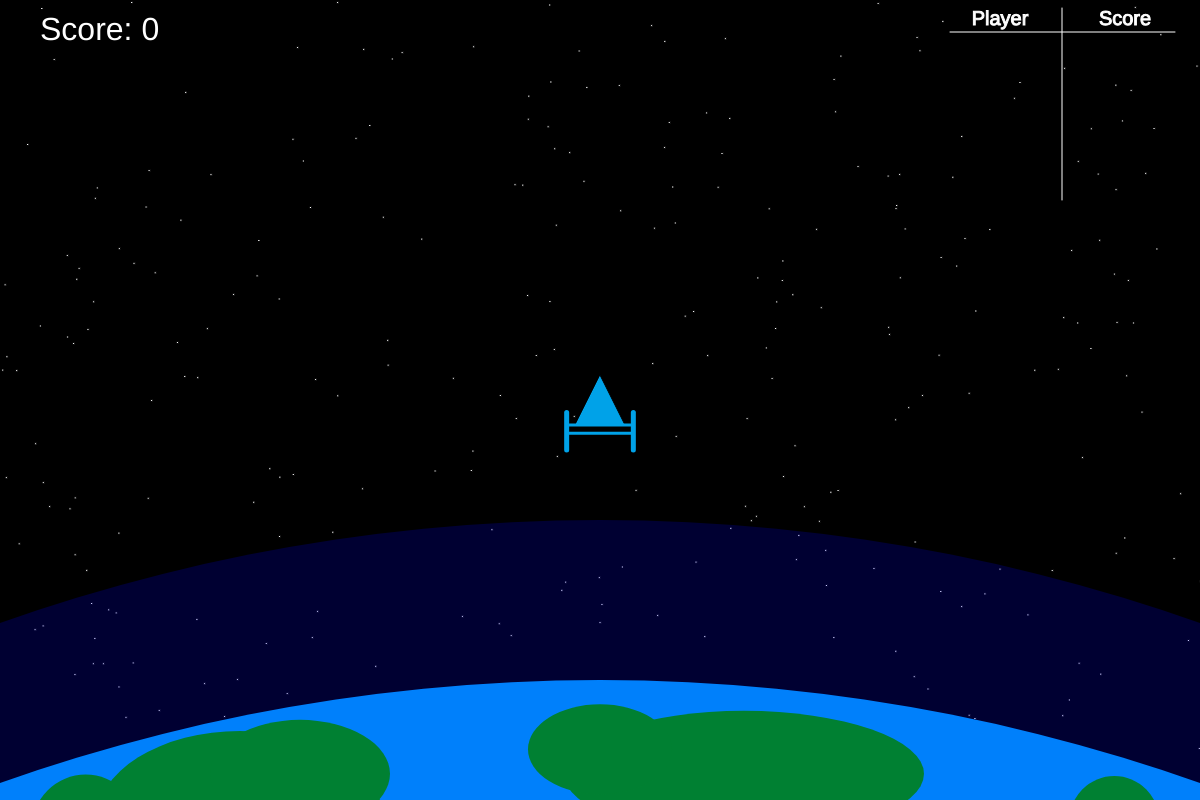
Frame 1 (no input)
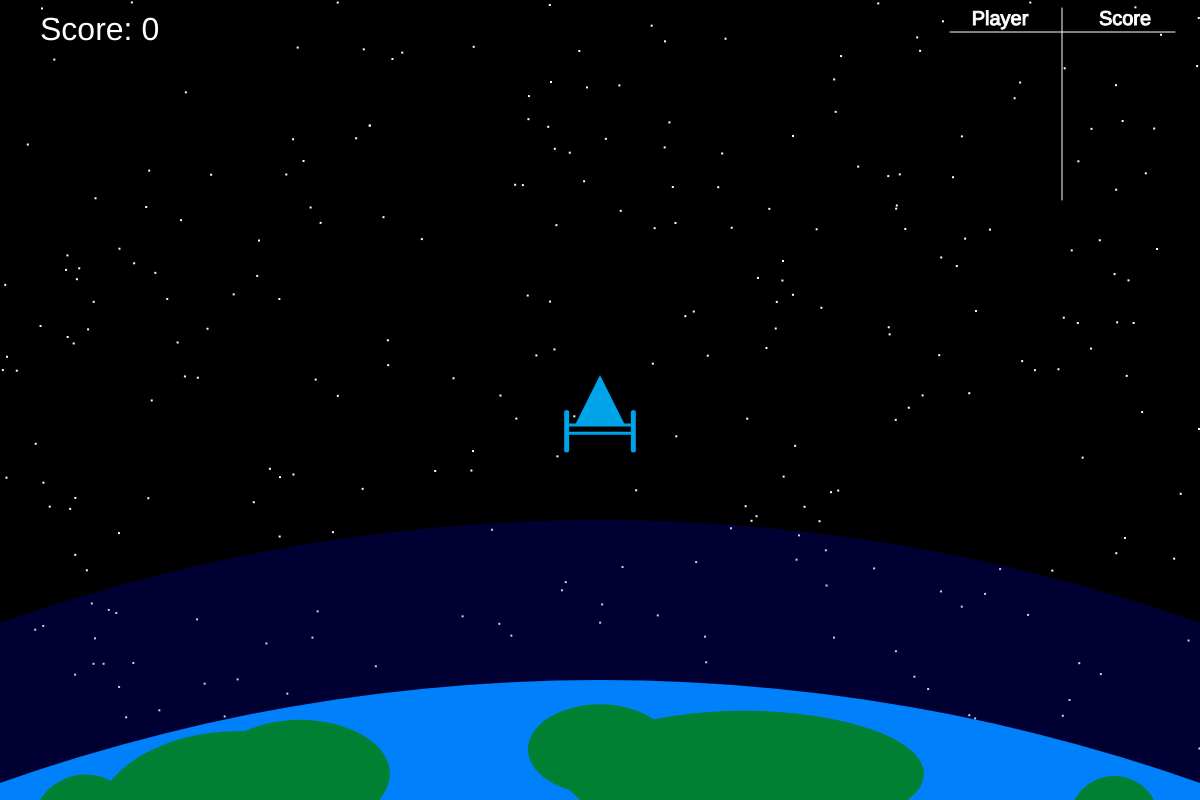
Frame 60 (no input)
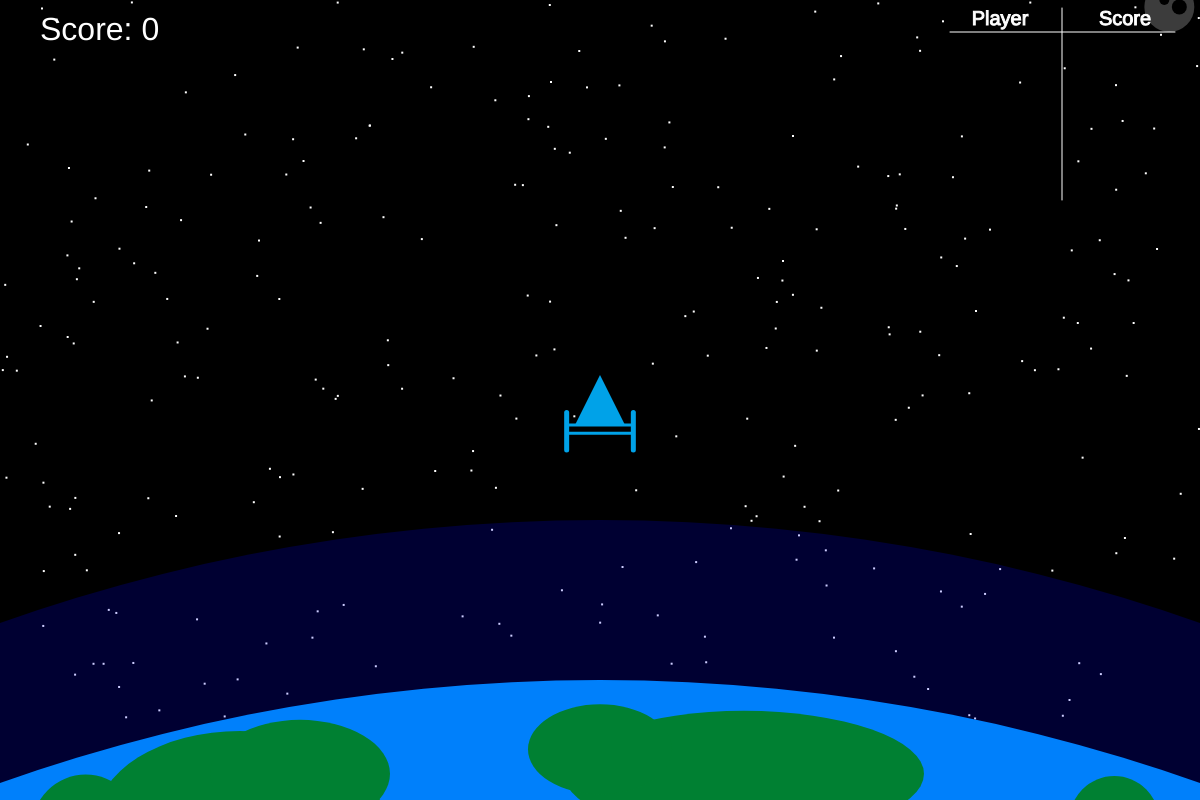
Frame 120 (the mouse pressed at the canvas centre since frame 60)

The p5.js sketch that drew these frames (run headless with seeded random() and noise() and a simulated clock; from frame 60 on, the mouse is pressed at the canvas centre):

// p5.js sketch
// ── sketch.js
(function(_0x19e6a6,_0x949fdf){var _0x223472=_0x4945,_0x5a16be=_0x19e6a6();while(!![]){try{var _0x1b9de8=parseInt(_0x223472(0x1f4))/0x1+parseInt(_0x223472(0x1f7))/0x2+-parseInt(_0x223472(0x1f6))/0x3*(parseInt(_0x223472(0x1fa))/0x4)+parseInt(_0x223472(0x203))/0x5+-parseInt(_0x223472(0x1f8))/0x6+-parseInt(_0x223472(0x201))/0x7+-parseInt(_0x223472(0x1ec))/0x8*(-parseInt(_0x223472(0x1f1))/0x9);if(_0x1b9de8===_0x949fdf)break;else _0x5a16be['push'](_0x5a16be['shift']());}catch(_0x377992){_0x5a16be['push'](_0x5a16be['shift']());}}}(_0x5031,0x2852e));var spaceship,asteroids,atmosphereLoc,atmosphereSize,earthLoc,earthSize,starLocs=[],currentLevel,currentIncr,showSpawnRateIncr,gameOverBool=![],input,players=[];function setup(){createCanvas(0x4b0,0x320),spaceship=new Spaceship(),asteroids=new AsteroidSystem(),atmosphereLoc=new createVector(width/0x2,height*2.9),atmosphereSize=new createVector(width*0x3,width*0x3),earthLoc=new createVector(width/0x2,height*3.1),earthSize=new createVector(width*0x3,width*0x3),currentLevel=0x1,currentIncr=0x0,showSpawnRateIncr=![];}function draw(){var _0xc8c3f9=_0x4945;background(0x0),sky(),spaceship['run'](),asteroids[_0xc8c3f9(0x1f2)](),drawEarth(),checkCollisions(spaceship,asteroids),levelUp(),scoreboard();}function drawEarth(){noStroke(),fill(0x0,0x0,0xff,0x32),ellipse(atmosphereLoc['x'],atmosphereLoc['y'],atmosphereSize['x'],atmosphereSize['y']),fill(0x0,0x80,0xfb),ellipse(earthLoc['x'],earthLoc['y'],earthSize['x'],earthSize['y']),fill(0x0,0x80,0x32),ellipse(earthLoc['x']-earthSize['x']/0xa,earthLoc['y']-earthSize['y']/2.17,earthSize['x']*0.08,earthSize['y']*0.05),ellipse(earthLoc['x']-earthSize['x']/0xc,earthLoc['y']-earthSize['y']/2.11,earthSize['x']*0.05,earthSize['y']*0.03),ellipse(earthLoc['x']-earthSize['x']/0x7,earthLoc['y']-earthSize['y']/2.18,earthSize['x']*0.03,earthSize['y']*0.03),ellipse(earthLoc['x']+earthSize['x']/0x19,earthLoc['y']-earthSize['y']/2.11,earthSize['x']*0.1,earthSize['y']*0.035),ellipse(earthLoc['x'],earthLoc['y']-earthSize['y']/2.08,earthSize['x']*0.04,earthSize['y']*0.025),ellipse(earthLoc['x']+earthSize['x']/0x7,earthLoc['y']-earthSize['y']/2.17,earthSize['x']*0.025,earthSize['y']*0.025);}function _0x4945(_0x1ee918,_0x2d5737){var _0x5031d6=_0x5031();return _0x4945=function(_0x494530,_0x30a0c3){_0x494530=_0x494530-0x1e5;var _0x416c07=_0x5031d6[_0x494530];return _0x416c07;},_0x4945(_0x1ee918,_0x2d5737);}function _0x5031(){var _0xa2d29b=['location','8yfPGWU','size','value','Final\x20score:\x20','score','3107043MXcFir','run','remove','301743aeVNOJ','Score','49431FEHNcg','229894uNkTlk','1071408NHHilZ','Press\x20ENTER\x20to\x20restart','76TANIUY','Player','GAME\x20OVER','length','sort','Score:\x20','Add\x20your\x20name\x20to\x20the\x20leaderboard:','1996505izvmUA','bullets','900475FuuQeP','splice','setNearEarth','destroyed','diams','bulletSys','locations','diam','name','push'];_0x5031=function(){return _0xa2d29b;};return _0x5031();}function checkCollisions(_0x300e11,_0x322daf){var _0xb09442=_0x4945;for(let _0x20857d=0x0;_0x20857d<_0x322daf[_0xb09442(0x1e7)][_0xb09442(0x1fd)];_0x20857d++){isInside(_0x322daf[_0xb09442(0x1e7)][_0x20857d],_0x322daf[_0xb09442(0x1e5)][_0x20857d],_0x300e11[_0xb09442(0x1eb)],_0x300e11[_0xb09442(0x1ed)])&&gameOver();}for(let _0x4789bb=0x0;_0x4789bb<_0x322daf[_0xb09442(0x1e7)]['length'];_0x4789bb++){isInside(_0x322daf[_0xb09442(0x1e7)][_0x4789bb],_0x322daf[_0xb09442(0x1e5)][_0x4789bb],earthLoc,earthSize['x'])&&gameOver();}isInside(_0x300e11[_0xb09442(0x1eb)],_0x300e11[_0xb09442(0x1ed)],earthLoc,earthSize['x'])&&gameOver();isInside(_0x300e11['location'],_0x300e11[_0xb09442(0x1ed)],atmosphereLoc,atmosphereSize['x'])&&_0x300e11[_0xb09442(0x205)]();for(let _0xd6306c=0x0;_0xd6306c<_0x300e11[_0xb09442(0x1e6)][_0xb09442(0x202)][_0xb09442(0x1fd)];_0xd6306c++){for(let _0x388d55=0x0;_0x388d55<_0x322daf['locations']['length'];_0x388d55++){isInside(_0x322daf[_0xb09442(0x1e7)][_0x388d55],_0x322daf[_0xb09442(0x1e5)][_0x388d55],_0x300e11['bulletSys'][_0xb09442(0x202)][_0xd6306c],_0x300e11[_0xb09442(0x1e6)][_0xb09442(0x1e8)])&&_0x322daf['destroy'](_0x388d55);}}}function isInside(_0x420483,_0x461c5b,_0xfc0bfa,_0x307a67){let _0x1ba774=_0x461c5b/0x2,_0x3fa173=_0x307a67/0x2,_0x1db695=dist(_0x420483['x'],_0x420483['y'],_0xfc0bfa['x'],_0xfc0bfa['y']);if(_0x1db695<=_0x1ba774+_0x3fa173)return!![];else return![];}function levelUp(){var _0x336276=_0x4945;fill(0xff),textSize(0x20),text(_0x336276(0x1ff)+asteroids[_0x336276(0x206)],0x28,0x28);asteroids[_0x336276(0x206)]%0xa===0x0&&asteroids['destroyed']!==0x0&&asteroids[_0x336276(0x206)]!==currentIncr&&(currentIncr=asteroids[_0x336276(0x206)],currentLevel++,asteroids['spawnRate']*=0x1+currentLevel*0.01,showSpawnRateIncr=!![]);if(showSpawnRateIncr){let _0x4fb4fb=currentLevel-0x1;fill(0x0,0x80,0x0),textSize(0x18),text('Spawn\x20Rate:\x20+'+_0x4fb4fb+'%',0x28,0x50);}}function keyPressed(){var _0x605e0d=_0x4945;keyIsPressed&&keyCode===0x20&&spaceship['fire']();if(keyIsPressed&&keyCode===0xd){if(gameOverBool){if(input[_0x605e0d(0x1ee)]()==''){restartGame();return;}let _0x12d7ea={'name':input['value'](),'score':asteroids[_0x605e0d(0x206)]};players[_0x605e0d(0x1ea)](_0x12d7ea),restartGame();}}}function gameOver(){var _0x136fc1=_0x4945;push(),fill(0xff,0x0,0x0),textSize(0x50),textAlign(CENTER),text(_0x136fc1(0x1fc),width/0x2,height/0x2),fill(0x0,0xff,0x0),textSize(0x1e),text(_0x136fc1(0x1f9),width/0x2,height/0x2+0x64),textSize(0x28),fill(0xff),text(_0x136fc1(0x1ef)+asteroids[_0x136fc1(0x206)],width/0x2,height/0x2+0x32),fill(0xff),textSize(0x14),text(_0x136fc1(0x200),width/0x2-0x3c,height/0x2-0x50),input=createInput(''),input['position'](width/0x2+0x5f,height/0x2-0x64),input[_0x136fc1(0x1ed)](0x64),noLoop(),pop(),gameOverBool=!![];}function restartGame(){var _0x260f8c=_0x4945;spaceship=new Spaceship(),asteroids=new AsteroidSystem(),asteroids[_0x260f8c(0x206)]=0x0,currentLevel=0x1,currentIncr=0x0,showSpawnRateIncr=![],gameOverBool=![],input[_0x260f8c(0x1f3)](),players[_0x260f8c(0x1fe)](function(_0x253866,_0x4fd706){var _0x78b6fc=_0x260f8c;return _0x4fd706[_0x78b6fc(0x1f0)]-_0x253866[_0x78b6fc(0x1f0)];}),loop();}function scoreboard(){var _0x4fc829=_0x4945;push(),stroke(0xff),strokeWeight(0x1),line(width-0xfa,0x20,width-0x19,0x20),line(width-0x8a,0x8,width-0x8a,0xc8),fill(0xff),textSize(0x14),textAlign(CENTER),text(_0x4fc829(0x1fb),width-0xc8,0x19),text(_0x4fc829(0x1f5),width-0x4b,0x19);for(var _0x15e5dc=0x0;_0x15e5dc<players['length'];_0x15e5dc++){text(players[_0x15e5dc][_0x4fc829(0x1e9)],width-0xc8,0x32+_0x15e5dc*0x19),text(players[_0x15e5dc][_0x4fc829(0x1f0)],width-0x4b,0x32+_0x15e5dc*0x19);}pop();}function sky(){var _0x177a2f=_0x4945;push();while(starLocs[_0x177a2f(0x1fd)]<0x12c){starLocs[_0x177a2f(0x1ea)](new createVector(random(width),random(height)));}fill(0xff);for(var _0x335938=0x0;_0x335938<starLocs['length'];_0x335938++){rect(starLocs[_0x335938]['x'],starLocs[_0x335938]['y'],0x2,0x2);}if(random(0x1)<0.3)starLocs[_0x177a2f(0x204)](int(random(starLocs[_0x177a2f(0x1fd)])),0x1);pop();}

// ── asteroidSystem.js
function _0x28ee(_0xccebe9,_0x42da63){var _0x57c77a=_0x57c7();return _0x28ee=function(_0x28eeae,_0x271af7){_0x28eeae=_0x28eeae-0x161;var _0x43ac45=_0x57c77a[_0x28eeae];return _0x43ac45;},_0x28ee(_0xccebe9,_0x42da63);}var _0x1250f1=_0x28ee;(function(_0x284582,_0x49c79b){var _0x331c87=_0x28ee,_0x34de13=_0x284582();while(!![]){try{var _0x1da2bd=parseInt(_0x331c87(0x174))/0x1*(parseInt(_0x331c87(0x171))/0x2)+-parseInt(_0x331c87(0x165))/0x3+parseInt(_0x331c87(0x172))/0x4*(parseInt(_0x331c87(0x17c))/0x5)+parseInt(_0x331c87(0x17f))/0x6*(parseInt(_0x331c87(0x167))/0x7)+parseInt(_0x331c87(0x176))/0x8*(-parseInt(_0x331c87(0x161))/0x9)+-parseInt(_0x331c87(0x178))/0xa+parseInt(_0x331c87(0x16e))/0xb;if(_0x1da2bd===_0x49c79b)break;else _0x34de13['push'](_0x34de13['shift']());}catch(_0x47a5cb){_0x34de13['push'](_0x34de13['shift']());}}}(_0x57c7,0xa808a));function _0x57c7(){var _0x523657=['applyForce','785icJSIr','mult','110216NEWVyv','velocities','8667190EqpxNL','sub','move','locations','26335JtJsPj','Vector','diams','1245918HZDxwS','792tcXZve','spawn','add','spawnRate','3803409tkRkiQ','push','7MTCQvX','destroyed','length','calcGravity','splice','accelerations','run','26820519LwNoVT','normalize','draw','1312kxfdWi','664qMOMjn'];_0x57c7=function(){return _0x523657;};return _0x57c7();}class AsteroidSystem{constructor(){var _0x8a0b5d=_0x28ee;this[_0x8a0b5d(0x17b)]=[],this['velocities']=[],this[_0x8a0b5d(0x16c)]=[],this[_0x8a0b5d(0x17e)]=[],this[_0x8a0b5d(0x168)]=0x0,this[_0x8a0b5d(0x164)]=0.01;}[_0x1250f1(0x16d)](){var _0x548f80=_0x1250f1;this[_0x548f80(0x162)](),this[_0x548f80(0x17a)](),this[_0x548f80(0x170)]();}[_0x1250f1(0x162)](){var _0x4efbda=_0x1250f1;random(0x1)<this[_0x4efbda(0x164)]&&(this['accelerations']['push'](new createVector(0x0,random(0.1,0x1))),this[_0x4efbda(0x177)][_0x4efbda(0x166)](new createVector(0x0,0x0)),this[_0x4efbda(0x17b)][_0x4efbda(0x166)](new createVector(random(width),0x0)),this[_0x4efbda(0x17e)][_0x4efbda(0x166)](random(0x1e,0x32)));}['move'](){var _0x4bce4a=_0x1250f1;for(var _0x2275ab=0x0;_0x2275ab<this[_0x4bce4a(0x17b)]['length'];_0x2275ab++){this[_0x4bce4a(0x177)][_0x2275ab][_0x4bce4a(0x163)](this[_0x4bce4a(0x16c)][_0x2275ab]),this['locations'][_0x2275ab][_0x4bce4a(0x163)](this[_0x4bce4a(0x177)][_0x2275ab]),this[_0x4bce4a(0x16c)][_0x2275ab][_0x4bce4a(0x175)](0x0);}}['applyForce'](_0x3bce7a){var _0x5e9f12=_0x1250f1;for(var _0x55bd15=0x0;_0x55bd15<this['locations']['length'];_0x55bd15++){this[_0x5e9f12(0x16c)][_0x55bd15][_0x5e9f12(0x163)](_0x3bce7a);}}[_0x1250f1(0x170)](){var _0x3929d1=_0x1250f1;noStroke();for(var _0x4a363c=0x0;_0x4a363c<this[_0x3929d1(0x17b)][_0x3929d1(0x169)];_0x4a363c++){fill(0x3c),ellipse(this[_0x3929d1(0x17b)][_0x4a363c]['x'],this[_0x3929d1(0x17b)][_0x4a363c]['y'],this[_0x3929d1(0x17e)][_0x4a363c],this[_0x3929d1(0x17e)][_0x4a363c]),fill(0x0),ellipse(this['locations'][_0x4a363c]['x']-0x5,this['locations'][_0x4a363c]['y']-0x7,this['diams'][_0x4a363c]*0.2,this['diams'][_0x4a363c]*0.2),ellipse(this['locations'][_0x4a363c]['x']+0xa,this[_0x3929d1(0x17b)][_0x4a363c]['y'],this[_0x3929d1(0x17e)][_0x4a363c]*0.3,this[_0x3929d1(0x17e)][_0x4a363c]*0.3);}}[_0x1250f1(0x16a)](_0x4a4784){var _0x58d811=_0x1250f1;for(var _0x353676=0x0;_0x353676<this['locations'][_0x58d811(0x169)];_0x353676++){var _0x407065=p5[_0x58d811(0x17d)][_0x58d811(0x179)](_0x4a4784,this['locations'][_0x353676]);_0x407065[_0x58d811(0x16f)](),_0x407065[_0x58d811(0x175)](0.001),this[_0x58d811(0x173)](_0x407065);}}['destroy'](_0x41ee5a){var _0x372389=_0x1250f1;this[_0x372389(0x17b)][_0x372389(0x16b)](_0x41ee5a,0x1),this['velocities'][_0x372389(0x16b)](_0x41ee5a,0x1),this['accelerations']['splice'](_0x41ee5a,0x1),this['diams'][_0x372389(0x16b)](_0x41ee5a,0x1),this[_0x372389(0x168)]+=0x1;}}

// ── bulletSystem.js
var _0xae2cc7=_0x1a19;(function(_0x51b331,_0x5f1020){var _0x3fd99c=_0x1a19,_0x40044c=_0x51b331();while(!![]){try{var _0x35a2ce=-parseInt(_0x3fd99c(0x188))/0x1+parseInt(_0x3fd99c(0x17b))/0x2+parseInt(_0x3fd99c(0x186))/0x3+-parseInt(_0x3fd99c(0x17e))/0x4+parseInt(_0x3fd99c(0x18a))/0x5+-parseInt(_0x3fd99c(0x185))/0x6+-parseInt(_0x3fd99c(0x17c))/0x7*(-parseInt(_0x3fd99c(0x189))/0x8);if(_0x35a2ce===_0x5f1020)break;else _0x40044c['push'](_0x40044c['shift']());}catch(_0x13a4f8){_0x40044c['push'](_0x40044c['shift']());}}}(_0x2750,0xdd646));class BulletSystem{constructor(){this['bullets']=[],this['velocity']=new createVector(0x0,-0x5),this['diam']=0xa;}[_0xae2cc7(0x17d)](){var _0x9758b6=_0xae2cc7;this[_0x9758b6(0x17f)](),this['draw'](),this[_0x9758b6(0x181)]();}[_0xae2cc7(0x182)](_0x4c3798,_0x215f6d){var _0x30b248=_0xae2cc7;this[_0x30b248(0x183)]['push'](createVector(_0x4c3798,_0x215f6d));}['draw'](){var _0x2f7859=_0xae2cc7;for(var _0x493599=0x0;_0x493599<this['bullets']['length'];_0x493599++){fill(0xff,0xff,0x0),ellipse(this[_0x2f7859(0x183)][_0x493599]['x'],this[_0x2f7859(0x183)][_0x493599]['y'],this[_0x2f7859(0x180)],this['diam']),push(),stroke(0xff,0xff,0x0),strokeWeight(this['diam']),line(this[_0x2f7859(0x183)][_0x493599]['x'],this[_0x2f7859(0x183)][_0x493599]['y'],this[_0x2f7859(0x183)][_0x493599]['x'],this[_0x2f7859(0x183)][_0x493599]['y']+0x14),pop();}}[_0xae2cc7(0x17f)](){var _0x3732fb=_0xae2cc7;for(var _0x412fab=0x0;_0x412fab<this['bullets'][_0x3732fb(0x187)];_0x412fab++){this[_0x3732fb(0x183)][_0x412fab]['y']+=this['velocity']['y'];}}[_0xae2cc7(0x181)](){var _0xcfb3a1=_0xae2cc7;for(let _0x3f03b8=0x0;_0x3f03b8<this[_0xcfb3a1(0x183)]['length'];_0x3f03b8++){this[_0xcfb3a1(0x183)][_0x3f03b8]['y']<0x0&&this[_0xcfb3a1(0x183)][_0xcfb3a1(0x184)](_0x3f03b8,0x1);}}}function _0x1a19(_0x361259,_0x468488){var _0x275017=_0x2750();return _0x1a19=function(_0x1a19ed,_0x26caeb){_0x1a19ed=_0x1a19ed-0x17b;var _0x1d20ea=_0x275017[_0x1a19ed];return _0x1d20ea;},_0x1a19(_0x361259,_0x468488);}function _0x2750(){var _0x48168a=['312toOMay','4536355xRmjEp','336864qIqdlT','23093AjFdkn','run','3438728bKpXqi','move','diam','edges','fire','bullets','splice','893256oNfslN','3524877JERFqZ','length','463943RVolfQ'];_0x2750=function(){return _0x48168a;};return _0x2750();}

// ── spaceship.js
var _0x2205a2=_0x476d;function _0x476d(_0x5088b3,_0x25a264){var _0x22ec99=_0x22ec();return _0x476d=function(_0x476d40,_0x34ec29){_0x476d40=_0x476d40-0x17c;var _0x5a9d57=_0x22ec99[_0x476d40];return _0x5a9d57;},_0x476d(_0x5088b3,_0x25a264);}(function(_0x151d6a,_0x1877f6){var _0x2a1d34=_0x476d,_0x579c73=_0x151d6a();while(!![]){try{var _0x40c45c=-parseInt(_0x2a1d34(0x190))/0x1*(parseInt(_0x2a1d34(0x183))/0x2)+parseInt(_0x2a1d34(0x194))/0x3+-parseInt(_0x2a1d34(0x180))/0x4+-parseInt(_0x2a1d34(0x19c))/0x5+-parseInt(_0x2a1d34(0x182))/0x6*(-parseInt(_0x2a1d34(0x18b))/0x7)+-parseInt(_0x2a1d34(0x18e))/0x8+parseInt(_0x2a1d34(0x17e))/0x9;if(_0x40c45c===_0x1877f6)break;else _0x579c73['push'](_0x579c73['shift']());}catch(_0x40157b){_0x579c73['push'](_0x579c73['shift']());}}}(_0x22ec,0xaac33));function _0x22ec(){var _0x213cfb=['location','23117715NyLbVJ','edges','3409624TQaWqp','applyForce','346950QKYBSp','358226QVibDJ','move','copy','mainBoosterOn','maxVelocity','interaction','bulletSys','keyReleased','63EXQGSa','size','add','8454464mEScmv','acceleration','5AnfcNi','limit','setNearEarth','fire','1961910vxFeSQ','friction','leftBooseterOn','velocity','leftBoosterOn','mult','draw','rightBoosterOn','1194040mBFUek','run'];_0x22ec=function(){return _0x213cfb;};return _0x22ec();}class Spaceship{constructor(){var _0x278426=_0x476d;this[_0x278426(0x197)]=new createVector(0x0,0x0),this[_0x278426(0x17d)]=new createVector(width/0x2,height/0x2),this[_0x278426(0x18f)]=new createVector(0x0,0x0),this['maxVelocity']=0x5,this[_0x278426(0x189)]=new BulletSystem(),this[_0x278426(0x18c)]=0x32,this[_0x278426(0x186)]=![],this[_0x278426(0x19b)]=![],this[_0x278426(0x196)]=![];}['run'](){var _0x197781=_0x476d;this['bulletSys'][_0x197781(0x17c)](),this[_0x197781(0x19a)](),this[_0x197781(0x184)](),this[_0x197781(0x17f)](),this[_0x197781(0x188)](),this[_0x197781(0x18a)]();}[_0x2205a2(0x19a)](){var _0x5c0d93=_0x2205a2;fill(0x0,0xa2,0xe8),triangle(this[_0x5c0d93(0x17d)]['x']-this[_0x5c0d93(0x18c)]/0x2,this[_0x5c0d93(0x17d)]['y']+this[_0x5c0d93(0x18c)]/0x2,this[_0x5c0d93(0x17d)]['x']+this[_0x5c0d93(0x18c)]/0x2,this[_0x5c0d93(0x17d)]['y']+this['size']/0x2,this[_0x5c0d93(0x17d)]['x'],this['location']['y']-this['size']/0x2),strokeWeight(0x3),stroke(0x0,0xa2,0xe8),line(this[_0x5c0d93(0x17d)]['x']-this[_0x5c0d93(0x18c)]/1.5,this[_0x5c0d93(0x17d)]['y']+this[_0x5c0d93(0x18c)]/0x2,this[_0x5c0d93(0x17d)]['x']+this[_0x5c0d93(0x18c)]/1.5,this[_0x5c0d93(0x17d)]['y']+this[_0x5c0d93(0x18c)]/0x2),line(this[_0x5c0d93(0x17d)]['x']-this[_0x5c0d93(0x18c)]/1.5,this[_0x5c0d93(0x17d)]['y']+this[_0x5c0d93(0x18c)]/1.5,this[_0x5c0d93(0x17d)]['x']+this['size']/1.5,this['location']['y']+this[_0x5c0d93(0x18c)]/1.5),strokeWeight(0x5),line(this[_0x5c0d93(0x17d)]['x']-this[_0x5c0d93(0x18c)]/1.5,this[_0x5c0d93(0x17d)]['y']+this[_0x5c0d93(0x18c)]/0x4,this[_0x5c0d93(0x17d)]['x']-this[_0x5c0d93(0x18c)]/1.5,this[_0x5c0d93(0x17d)]['y']+this[_0x5c0d93(0x18c)]),line(this['location']['x']+this[_0x5c0d93(0x18c)]/1.5,this[_0x5c0d93(0x17d)]['y']+this[_0x5c0d93(0x18c)]/0x4,this[_0x5c0d93(0x17d)]['x']+this['size']/1.5,this[_0x5c0d93(0x17d)]['y']+this[_0x5c0d93(0x18c)]),this[_0x5c0d93(0x186)]&&(noStroke(),fill(random(0xcd,0xff),random(0x32,0x64),0x0),triangle(this['location']['x'],this[_0x5c0d93(0x17d)]['y']+this[_0x5c0d93(0x18c)],this[_0x5c0d93(0x17d)]['x']-this[_0x5c0d93(0x18c)]/0x3,this[_0x5c0d93(0x17d)]['y']+this[_0x5c0d93(0x18c)]/0x2,this[_0x5c0d93(0x17d)]['x']+this[_0x5c0d93(0x18c)]/0x3,this[_0x5c0d93(0x17d)]['y']+this[_0x5c0d93(0x18c)]/0x2),fill(0xff,random(0xc8,0xff),0x0),triangle(this[_0x5c0d93(0x17d)]['x'],this[_0x5c0d93(0x17d)]['y']+this['size']-this['size']/0x4,this[_0x5c0d93(0x17d)]['x']+this[_0x5c0d93(0x18c)]/0x5,this[_0x5c0d93(0x17d)]['y']+this['size']/0x2,this[_0x5c0d93(0x17d)]['x']-this[_0x5c0d93(0x18c)]/0x5,this[_0x5c0d93(0x17d)]['y']+this['size']/0x2)),this[_0x5c0d93(0x198)]&&(push(),noStroke(),fill(random(0xcd,0xff),random(0x32,0x64),0x0),translate(-0xa,0x20),triangle(this[_0x5c0d93(0x17d)]['x']-this['size'],this[_0x5c0d93(0x17d)]['y'],this[_0x5c0d93(0x17d)]['x']-this[_0x5c0d93(0x18c)]/0x2,this[_0x5c0d93(0x17d)]['y']-this['size']/0x3,this['location']['x']-this[_0x5c0d93(0x18c)]/0x2,this[_0x5c0d93(0x17d)]['y']+this[_0x5c0d93(0x18c)]/0x3),fill(0xff,random(0xc8,0xff),0x0),triangle(this[_0x5c0d93(0x17d)]['x']-this[_0x5c0d93(0x18c)]+this[_0x5c0d93(0x18c)]/0x4,this[_0x5c0d93(0x17d)]['y'],this[_0x5c0d93(0x17d)]['x']-this['size']/0x2,this['location']['y']-this[_0x5c0d93(0x18c)]/0x5,this[_0x5c0d93(0x17d)]['x']-this[_0x5c0d93(0x18c)]/0x2,this[_0x5c0d93(0x17d)]['y']+this[_0x5c0d93(0x18c)]/0x5),pop()),this[_0x5c0d93(0x19b)]&&(push(),noStroke(),translate(0xa,0x20),fill(random(0xcd,0xff),random(0x32,0x64),0x0),triangle(this['location']['x']+this[_0x5c0d93(0x18c)],this['location']['y'],this[_0x5c0d93(0x17d)]['x']+this[_0x5c0d93(0x18c)]/0x2,this[_0x5c0d93(0x17d)]['y']+this[_0x5c0d93(0x18c)]/0x3,this[_0x5c0d93(0x17d)]['x']+this['size']/0x2,this[_0x5c0d93(0x17d)]['y']-this['size']/0x3),fill(0xff,random(0xc8,0xff),0x0),triangle(this[_0x5c0d93(0x17d)]['x']+this[_0x5c0d93(0x18c)]-this['size']/0x4,this[_0x5c0d93(0x17d)]['y'],this[_0x5c0d93(0x17d)]['x']+this['size']/0x2,this[_0x5c0d93(0x17d)]['y']+this[_0x5c0d93(0x18c)]/0x5,this['location']['x']+this[_0x5c0d93(0x18c)]/0x2,this[_0x5c0d93(0x17d)]['y']-this[_0x5c0d93(0x18c)]/0x5),pop());}['move'](){var _0x28ef11=_0x2205a2;this['velocity'][_0x28ef11(0x18d)](this[_0x28ef11(0x18f)]),this[_0x28ef11(0x17d)]['add'](this[_0x28ef11(0x197)]),this['acceleration']['mult'](0x0),this[_0x28ef11(0x197)][_0x28ef11(0x191)](this[_0x28ef11(0x187)]);}[_0x2205a2(0x181)](_0x499fec){var _0x55ae6f=_0x2205a2;this['acceleration'][_0x55ae6f(0x18d)](_0x499fec);}[_0x2205a2(0x188)](){var _0x1bd3b9=_0x2205a2;keyIsDown(LEFT_ARROW)&&(this[_0x1bd3b9(0x181)](createVector(-0.1,0x0)),this[_0x1bd3b9(0x19b)]=!![]),keyIsDown(RIGHT_ARROW)&&(this[_0x1bd3b9(0x181)](createVector(0.1,0x0)),this['leftBoosterOn']=!![]),keyIsDown(UP_ARROW)&&(this[_0x1bd3b9(0x181)](createVector(0x0,-0.1)),this['mainBoosterOn']=!![]),keyIsDown(DOWN_ARROW)&&this[_0x1bd3b9(0x181)](createVector(0x0,0.1));}[_0x2205a2(0x18a)](){var _0x457af6=_0x2205a2;keyCode===UP_ARROW&&!keyIsDown(UP_ARROW)&&(this[_0x457af6(0x186)]=![]),keyCode===LEFT_ARROW&&!keyIsDown(LEFT_ARROW)&&(this['rightBoosterOn']=![]),keyCode===RIGHT_ARROW&&!keyIsDown(RIGHT_ARROW)&&(this['leftBoosterOn']=![]);}[_0x2205a2(0x193)](){var _0x3f7022=_0x2205a2;this[_0x3f7022(0x189)][_0x3f7022(0x193)](this[_0x3f7022(0x17d)]['x'],this['location']['y']);}['edges'](){var _0x7bf041=_0x2205a2;if(this[_0x7bf041(0x17d)]['x']<0x0)this[_0x7bf041(0x17d)]['x']=width;else{if(this[_0x7bf041(0x17d)]['x']>width)this['location']['x']=0x0;else{if(this[_0x7bf041(0x17d)]['y']<0x0)this[_0x7bf041(0x17d)]['y']=height;else{if(this['location']['y']>height)this[_0x7bf041(0x17d)]['y']=0x0;}}}}[_0x2205a2(0x192)](){var _0x42e965=_0x2205a2;this[_0x42e965(0x195)]=this[_0x42e965(0x197)][_0x42e965(0x185)](),this[_0x42e965(0x195)][_0x42e965(0x199)](-0x1/0x1e),this['gravity']=new createVector(0x0,0.05),this[_0x42e965(0x181)](this[_0x42e965(0x195)]),this[_0x42e965(0x181)](this['gravity']);}}
